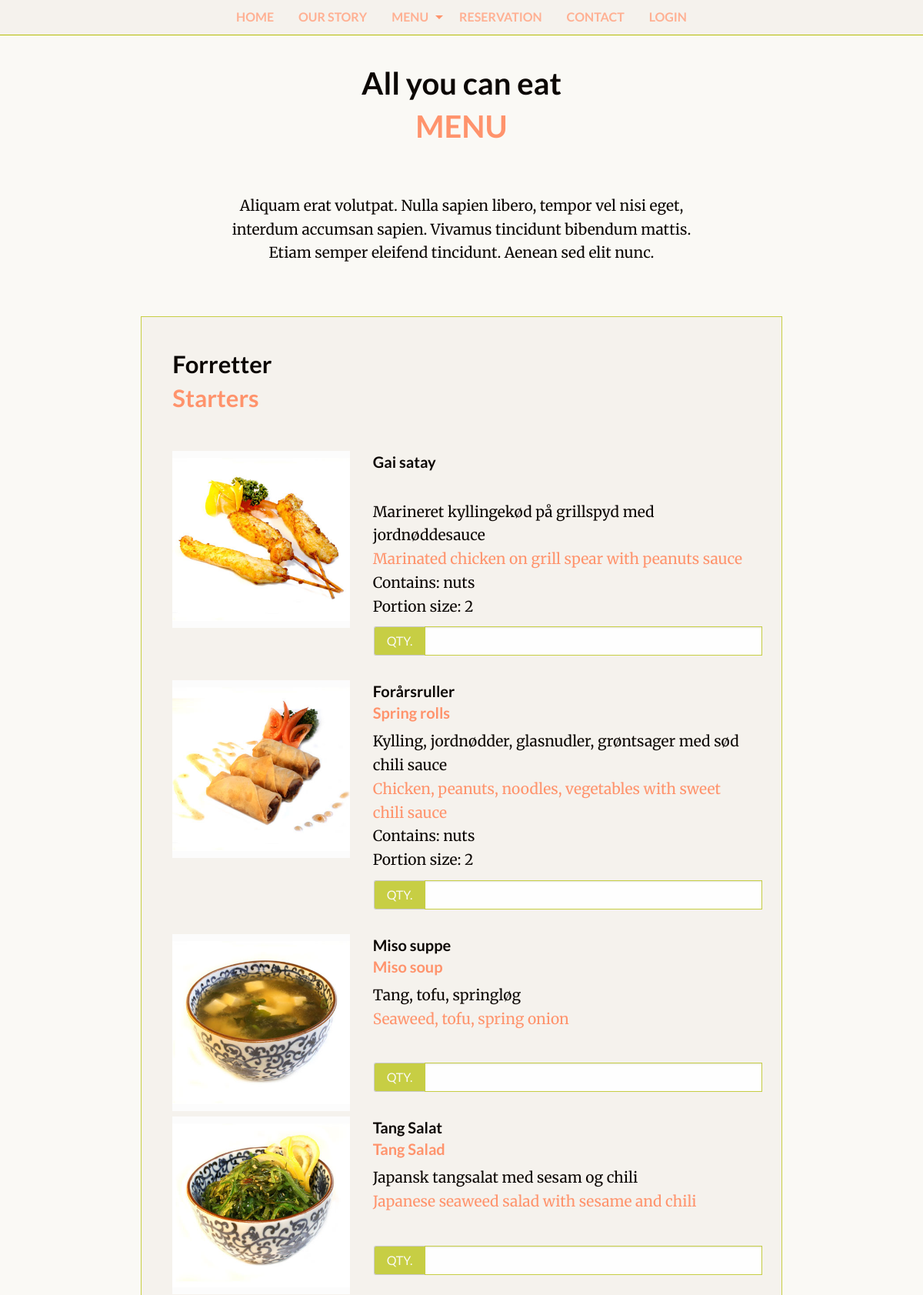
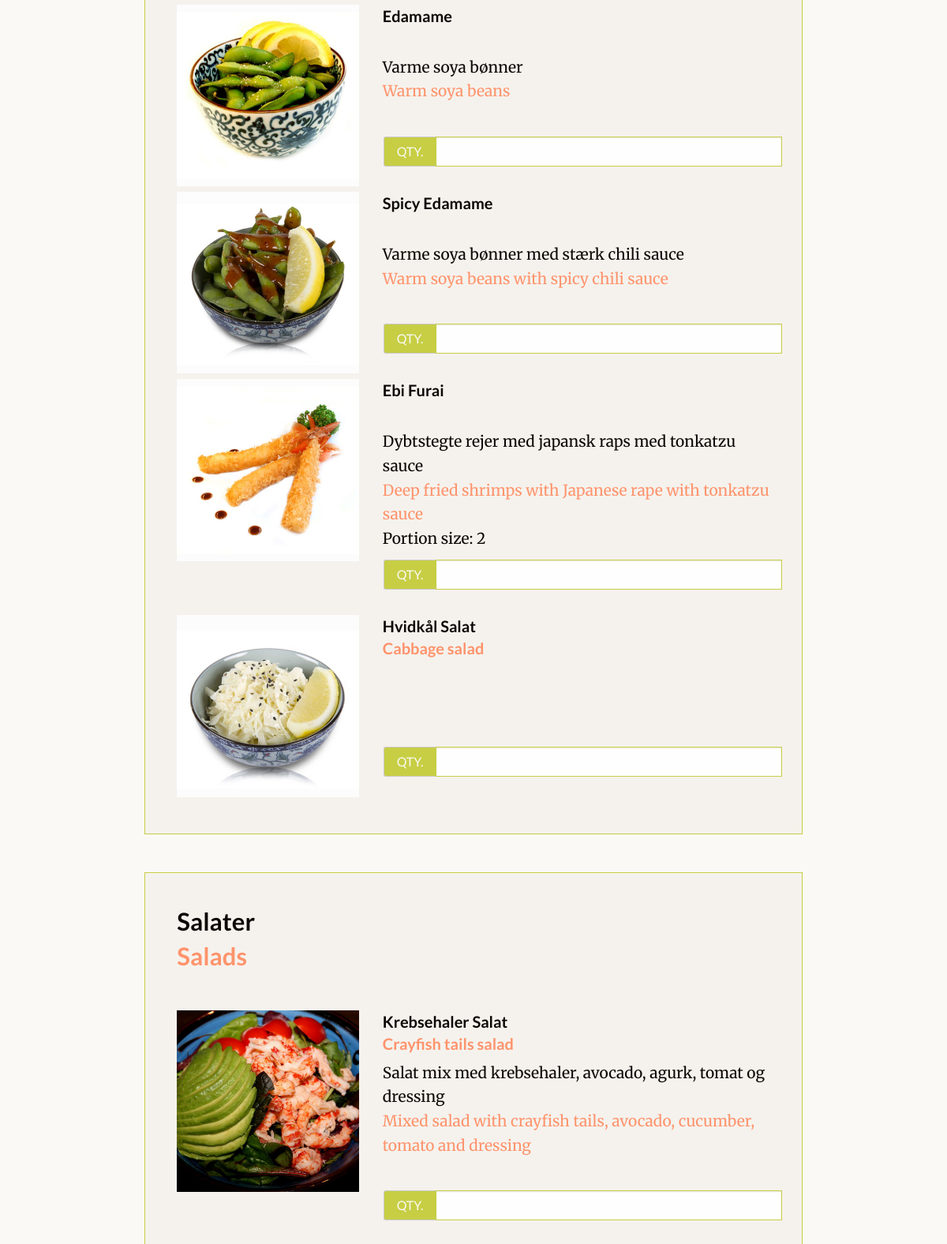
Page /all-you-can-eat.php (upper part) on the committed database (2 pictures, top to bottom).
### tables this page shows
CREATE TABLE `categories` (
  `id` int(11) NOT NULL DEFAULT '0',
  `name_dk` varchar(45) DEFAULT NULL,
  `name_en` varchar(45) DEFAULT NULL
);

CREATE TABLE `food_items` (
`id` int(11) NOT NULL,
  `name_dk` varchar(45) DEFAULT NULL,
  `name_en` varchar(45) DEFAULT NULL,
  `ingredients_dk` text,
  `ingredients_en` text,
  `price` double(5,2) DEFAULT NULL,
  `image` char(32) DEFAULT NULL,
  `quantity` tinyint(3) DEFAULT '0',
  `id_category` tinyint(4) NOT NULL,
  `in_stock` tinyint(1) NOT NULL DEFAULT '1'
);

CREATE TABLE `sensitivities` (
`id` int(11) NOT NULL,
  `name` varchar(45) DEFAULT NULL
);

### db.php (called while the page is built, shortened)
<?php
function getConnection(){
	$db = new PDO('mysql:host=localhost;dbname=sushi_norregade;charset=utf8', "root", "");
	$db->setAttribute(PDO::ATTR_ERRMODE, PDO::ERRMODE_EXCEPTION);
	return $db;
}
function getMenuItems($id_category){
	$db = getConnection();
	$stmt = $db->prepare("SELECT food_items.*, sensitivities.name as 'sensitivity_name' FROM food_items
							LEFT JOIN sensitivities_food ON food_items.id = sensitivities_food.id_food
							LEFT JOIN sensitivities ON sensitivities_food.id_sensitivity = sensitivities.id
							WHERE food_items.id_category = :id_category AND in_stock = 1");
	$stmt->bindValue(':id_category', $id_category, PDO::PARAM_INT);
	$stmt->execute();
	return $stmt->fetchAll(PDO::FETCH_ASSOC);
}
function getCategories(){
	$db = getConnection();
	$stmt = $db->prepare("SELECT id, name_en, name_dk FROM categories ORDER BY id");
	$stmt->execute();
	return $stmt->fetchAll(PDO::FETCH_ASSOC);
}

### all-you-can-eat.php (the view, shortened to what this page needs)
<?php
require_once("header.php");
$categories = getCategories();
$table_id = 16;
?>
<div id="div-allyoucaneat" class="rice-light">
    <div class="row align-center">
        <div class="small-12 medium-8 columns text-center">
            <h2>All you can eat<br>
                <span class="salmon-text">MENU</span></h2>
            <p>Aliquam erat volutpat. Nulla sapien libero, tempor vel nisi eget, interdum accumsan sapien. Vivamus
                tincidunt bibendum mattis. Etiam semper eleifend tincidunt. Aenean sed elit nunc.</p>
        </div>
    </div>
    <?php
        foreach ($categories as $category) {
    ?>
        <div class="row align-center food-category">
            <div class="small-12 medium-10 columns food-category-wrapper">
                <div class="row">
                    <div class="columns">
                        <h3>
                            <span class="category-title"><?php echo $category["name_dk"] ?></span><br/>
                            <span class="category-title salmon-text">
                                <?php echo !empty($category["name_en"]) ? $category["name_en"] : "&nbsp;" ; ?>
                            </span>
                        </h3>
                    </div>
                </div>
                <?php
                    $menuItems = getMenuItems($category["id"]);
                    foreach ($menuItems as $menuItem) {
                ?>
                        <div class="row">
                            <div class="small-12 large-4 columns">
                                <img src="img/menu/<?php echo $menuItem["image"]; ?>" alt="<?php echo $menuItem["name_dk"]; ?>"/>
                            </div>
                            <div class="small-12 large-8 columns">
                                <div class="row">
                                    <div class="small-12 columns">
                                        <h5>
                                            <span class="dk-name nori-text"><?php echo $menuItem["name_dk"]; ?></span><br/>
                                            <span class="en-name">
                                                <?php echo !empty($menuItem["name_en"]) ? $menuItem["name_en"] : "&nbsp;" ; ?>
                                            </span>
                                        </h5>
                                        <p>
                                            <span class="dk-ingredients"><?php echo $menuItem["ingredients_dk"]; ?></span><br/>
                                            <span class="en-ingredients"><?php echo $menuItem["ingredients_en"]; ?></span><br/>
                                            <?php
                                                echo !empty($menuItem["sensitivity_name"]) ? "<span>Contains: "
                                                    .$menuItem["sensitivity_name"]."</span> <br/>" : "";
                                            ?>
                                            <span>
                                            <?php
                                                echo !empty($menuItem["quantity"]) ? "Portion size: " . $menuItem["quantity"] : "&nbsp;";
                                            ?>
                                            </span><br/>
                                        </p>
                                    </div>
                                </div>
                                <div class="row">
                                    <div class="input-group">
                                        <span class="input-group-label">QTY.</span>
                                        <input class="input-group-field menu-food-item-quantity"
                                            data-nameen="<?php echo $menuItem["name_en"]; ?>"
                                            data-namedk="<?php echo $menuItem["name_dk"]; ?>"
                                            data-foodid="<?php echo $menuItem["id"]; ?>"
                                            data-tableid="<?php echo $table_id; ?>"
                                        type="number" min="0">
                                    </div>
                                </div>
                            </div>
                        </div>
                <?php
                    }
                ?>
            </div>
        </div>
    <?php
        }
    ?>
</div>
<?php
    require_once("footer.php");
?>

### css/app.css (style rules this page uses)
body { font-family: 'Merriweather', serif; font-weight: 400; color:#0c0704; }
p { font-size:1.2rem; line-height:1.92rem; margin-bottom:1.2rem; }
h1, h2, h3, h4, h5, button, .phone-button { font-family: 'Lato', sans-serif; font-weight:700; }
h2, h3, h4 { margin-bottom:1.5em; }
h5 { color: #ff936c; }
#div-welcome, #div-quote, #div-dishes, #div-why, #div-review, #div-tripadvisor, #div-contact, #div-reservation, #div-login, #div-registration, #div-select, #div-backoffice, #div-allyoucaneat, #div-kitchen, #div-waiter-mode, #div-stock { padding-top:5rem; padding-bottom:5rem; background:#faf9f5; }
[type='text'], [type='password'], [type='date'], [type='email'], [type='number'], [type='tel'], [type='time'], textarea { border-radius:0; border-color:#c7ce44; }
.button,.input-group-label { font-family: 'Lato', sans-serif; text-transform: uppercase; background:#c7ce44; color:#faf9f5; border-radius: 0; }
.log-in-form, .reservation-form, .registration-form, .selection-wrapper, .food-category-wrapper { border: 1px solid #c7ce44; padding: 2.5rem !important; margin-top:3rem; background:#f5f2ed; }
.en-ingredients { color:#ff936c; }
.input-group { margin-left: 1rem; margin-top: -0.5rem; margin-bottom: 2rem; }
.salmon-text { color:#ff936c; }
.nori-text { color:#0c0704; }
.rice-light { background:#faf9f5; color:#0c0704; }

### rows in the picture
categories: name_dk "Forretter", name_en "Starters"
food_items: image (picture), name_dk "Gai satay", ingredients_dk "Marineret kyllingekød på grillspyd med jordnøddesauce", ingredients_en "Marinated chicken on grill spear with peanuts sauce", sensitivities.name "nuts", quantity "2"
food_items: image (picture), name_dk "Forårsruller", name_en "Spring rolls", ingredients_dk "Kylling, jordnødder, glasnudler, grøntsager med sød chili sauce", ingredients_en "Chicken, peanuts, noodles, vegetables with sweet chili sauce", sensitivities.name "nuts", quantity "2"
food_items: image (picture), name_dk "Miso suppe", name_en "Miso soup", ingredients_dk "Tang, tofu, springløg", ingredients_en "Seaweed, tofu, spring onion"
food_items: image (picture), name_dk "Tang Salat", name_en "Tang Salad", ingredients_dk "Japansk tangsalat med sesam og chili", ingredients_en "Japanese seaweed salad with sesame and chili"
food_items: image (picture), name_dk "Edamame", ingredients_dk "Varme soya bønner", ingredients_en "Warm soya beans"
food_items: image (picture), name_dk "Spicy Edamame", ingredients_dk "Varme soya bønner med stærk chili sauce", ingredients_en "Warm soya beans with spicy chili sauce"
food_items: image (picture), name_dk "Ebi Furai", ingredients_dk "Dybtstegte rejer med japansk raps med tonkatzu sauce", ingredients_en "Deep fried shrimps with Japanese rape with tonkatzu sauce", quantity "2"
food_items: image (picture), name_dk "Hvidkål Salat", name_en "Cabbage salad"
categories: name_dk "Salater", name_en "Salads"
food_items: image (picture), name_dk "Krebsehaler Salat", name_en "Crayfish tails salad", ingredients_dk "Salat mix med krebsehaler, avocado, agurk, tomat og dressing", ingredients_en "Mixed salad with crayfish tails, avocado, cucumber, tomato and dressing"
